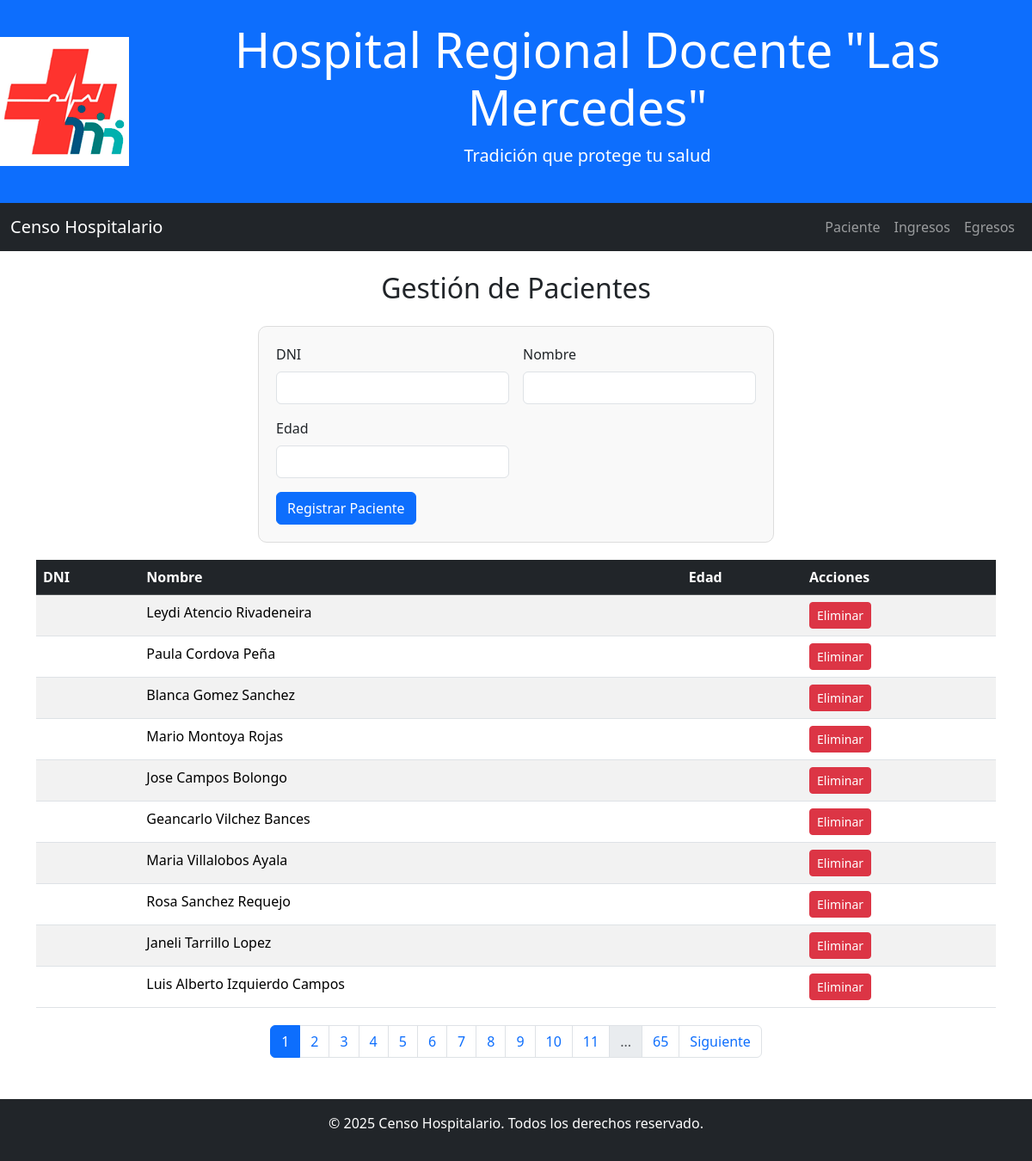
Screenshot of /pages/paciente.php with the database file from the repository.
### tables this page shows
CREATE TABLE `paciente` (
  `id` bigint(20) UNSIGNED NOT NULL,
  `dni` int(11) DEFAULT NULL,
  `nombre` varchar(100) NOT NULL,
  `edad` int(11) DEFAULT NULL
);

### pages/paciente.php (the view, shortened to what this page needs)
<!DOCTYPE html>
<html lang="es">
<head>
    <link href="https://cdn.jsdelivr.net/npm/bootstrap@5.3.3/dist/css/bootstrap.min.css"
        rel="stylesheet"
>
    <link rel="stylesheet" href="../css/estilos.css">
</head>
<body>
    <header class="bg-primary text-white text-center py-4 d-flex align-items-center justify-content-center">
        <img src="../img/logo_hospital.png" alt="Logo Hospital Regional Docente Las Mercedes" class="logo me-3">
        <div>
            <h1 class="display-4">Hospital Regional Docente "Las Mercedes"</h1>
            <p class="lead">Tradición que protege tu salud</p>
        </div>
    </header>
    <nav class="navbar navbar-expand-lg navbar-dark bg-dark">
        <div class="container-fluid">
            <a class="navbar-brand" href="../index.php">Censo Hospitalario</a>
            <div class="collapse navbar-collapse" id="navbarNav">
                <ul class="navbar-nav ms-auto">
                    <li class="nav-item">
                        <a class="nav-link" href="paciente.php">Paciente</a>
                    </li>
                    <li class="nav-item">
                        <a class="nav-link" href="ingresos.php">Ingresos</a>
                    </li>
                    <li class="nav-item">
                        <a class="nav-link" href="egresos.php">Egresos</a>
                    </li>
                </ul>
            </div>
        </div>
    </nav>
    <div class="container mt-4">
        <h2 class="text-center mb-4">Gestión de Pacientes</h2>
        <div class="form-container">
            <form method="post" class="row g-3">
                <div class="col-md-6">
                    <label for="dni" class="form-label">DNI</label>
                    <input type="number" class="form-control" id="dni" name="dni">
                </div>
                <div class="col-md-6">
                    <label for="nombre" class="form-label">Nombre</label>
                    <input type="text" class="form-control" id="nombre" name="nombre" required>
                </div>
                <div class="col-md-6">
                    <label for="edad" class="form-label">Edad</label>
                    <input type="number" class="form-control" id="edad" name="edad">
                </div>
                <div class="col-12">
                    <button type="submit" class="btn btn-primary">Registrar Paciente</button>
                </div>
            </form>
        </div>
        <div class="table-container">
            <?php
            include '../includes/db.php';
            $page = isset($_GET['page']) ? (int)$_GET['page'] : 1;
            $perPage = 10;
            $offset = ($page - 1) * $perPage;
            $result = $conn->query("SELECT * FROM paciente ORDER BY id DESC LIMIT $perPage OFFSET $offset");
            if ($result->rowCount() > 0) {
                echo "<table class='table table-striped table-hover'>
                        <thead class='table-dark'>
                            <tr>
                                <th>DNI</th>
                                <th>Nombre</th>
                                <th>Edad</th>
                                <th>Acciones</th>
                            </tr>
                        </thead>
                        <tbody>";
                while ($row = $result->fetch(PDO::FETCH_ASSOC)) {
                    echo "<tr>
                            <td>" . $row["dni"] . "</td>
                            <td>" . $row["nombre"] . "</td>
                            <td>" . $row["edad"] . "</td>
                            <td>
                                <form action='../js/eliminar_paciente.php' method='POST' style='display:inline;'>
                                    <input type='hidden' name='nombre' value='" . htmlspecialchars($row["nombre"]) . "'>
                                    <button class='btn btn-danger btn-sm' type='submit'
                                    onclick='return confirm(\"¿Estás seguro de eliminar este paciente?\");'>Eliminar</button>
                                </form>
                            </td>
                          </tr>";
                }
                echo "</tbody></table>";
                $totalRows = $conn->query("SELECT COUNT(*) FROM paciente")->fetchColumn();
                $totalPages = ceil($totalRows / $perPage);
                $pagesToShow = 10;
                echo "<nav aria-label='Page navigation'>
                        <ul class='pagination justify-content-center'>";
                $startPage = max(1, $page - $pagesToShow);
                $endPage = min($totalPages, $page + $pagesToShow);
                for ($i = $startPage; $i <= $endPage; $i++) {
                    $active = ($page == $i) ? 'active' : '';
                    echo "<li class='page-item $active'><a class='page-link' href='?page=$i'>$i</a></li>";
                }
                if ($page < $totalPages - $pagesToShow) {
                    if ($page < $totalPages - $pagesToShow - 1) {
                        echo "<li class='page-item disabled'><span class='page-link'>...</span></li>";
                    }
                    echo "<li class='page-item'><a class='page-link' href='?page=$totalPages'>$totalPages</a></li>";
                }
                if ($page < $totalPages) {
                    echo "<li class='page-item'><a class='page-link' href='?page=" . ($page + 1) . "'>Siguiente</a></li>";
                }
                echo "</ul></nav>";
            } else {
                echo "<div class='alert alert-info'>No hay pacientes registrados.</div>";
            }
            ?>
        </div>
    </div>
    <footer class="bg-dark text-white text-center py-3 mt-5">
        <p>&copy; 2025 Censo Hospitalario. Todos los derechos reservado.</p>
    </footer>
</body>
</html>

### css/estilos.css (style rules this page uses)
.form-container { max-width: 600px; margin: 0 auto; padding: 20px; border: 1px solid #ddd; border-radius: 10px; background-color: #f9f9f9; }
.table-container { margin-top: 20px; }
.pagination { margin-top: 20px; }

### rows the page displays
paciente: nombre "Leydi Atencio Rivadeneira"
paciente: nombre "Paula Cordova Peña"
paciente: nombre "Blanca Gomez Sanchez"
paciente: nombre "Mario Montoya Rojas"
paciente: nombre "Jose Campos Bolongo"
paciente: nombre "Geancarlo Vilchez Bances"
paciente: nombre "Maria Villalobos Ayala"
paciente: nombre "Rosa Sanchez Requejo"
paciente: nombre "Janeli Tarrillo Lopez"
paciente: nombre "Luis Alberto Izquierdo Campos"

### other values shown
$totalPages "65"
